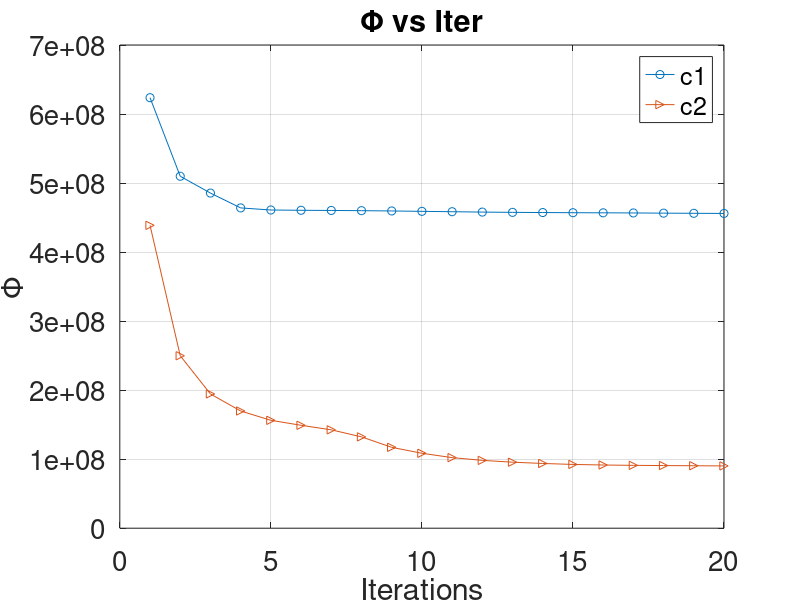
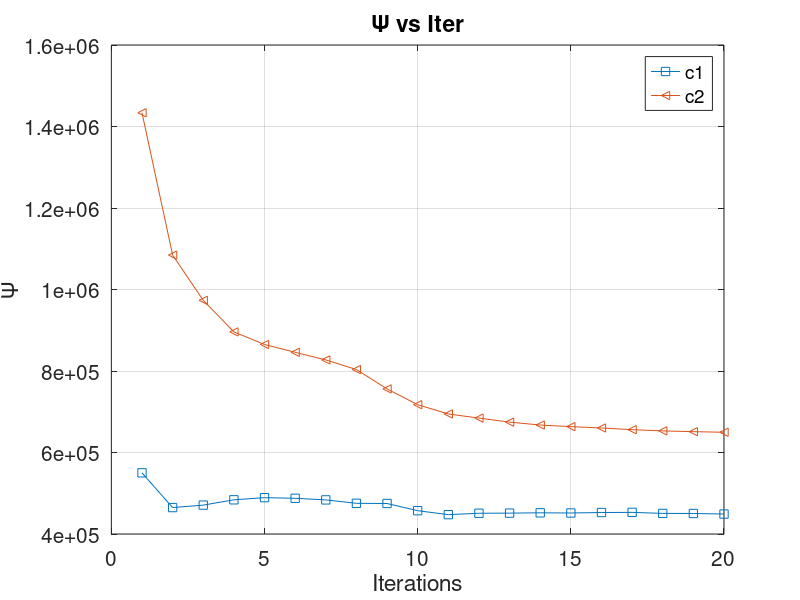

Write the MATLAB code that produced these figures, in order.
c1_eud = importdata('c1_eud.txt');
c2_eud = importdata('c2_eud.txt');
c1_man = importdata('c1_man.txt');
c2_man = importdata('c2_man.txt');

close all;

x = 1 : 1 : 20;
figure;clf;
plot(x, c1_eud, '-o');
hold all;
plot(x, c2_eud, '->');
grid on;
xlabel('Iterations','fontsize', 15);
ylabel('\Phi','fontsize', 15)
legend('c1', 'c2');
title('\Phi vs Iter','fontsize', 15)
set(gca,'FontSize',20);

figure;clf;
plot(x, c1_man, '-s');
hold all;
plot(x, c2_man, '-<');
grid on;
xlabel('Iterations', 'fontsize',15);
ylabel('\Psi', 'fontsize', 15);
legend('c1', 'c2');
title('\Psi vs Iter', 'fontsize', 15);
set(gca,'FontSize',15);

